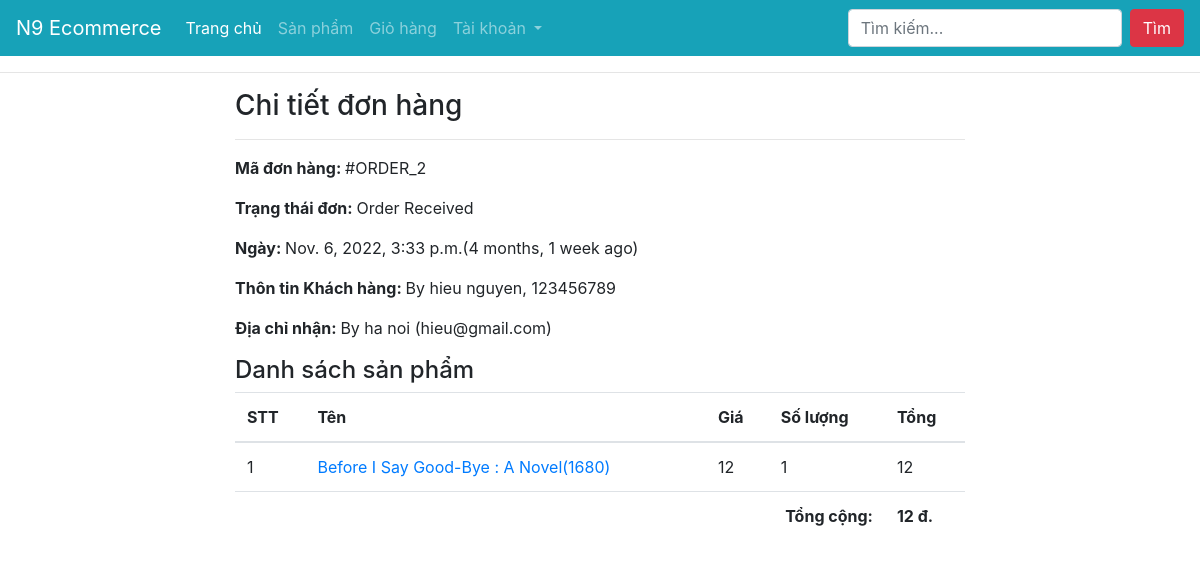
Screenshot of /profile/order-2/ (signed in) with the database file from the repository.
### ecomapp/models.py (models this page shows, shortened)
class Order(models.Model):
    cart = models.OneToOneField(Cart, on_delete=models.CASCADE)
    ordered_by = models.CharField(max_length=200)
    shipping_address = models.CharField(max_length=200)
    mobile = models.CharField(max_length=10)
    email = models.EmailField(null=True, blank=True)
    subtotal = models.PositiveIntegerField()
    discount = models.PositiveIntegerField()
    total = models.PositiveIntegerField()
    order_status = models.CharField(max_length=50, choices=ORDER_STATUS)
    created_at = models.DateTimeField(auto_now_add=True)
    payment_method = models.CharField(
        max_length=20, choices=METHOD, default="Cash On Delivery")
    payment_completed = models.BooleanField(
        default=False, null=True, blank=True)

class CartProduct(models.Model):
    cart = models.ForeignKey(Cart, on_delete=models.CASCADE)
    product = models.ForeignKey(Book, on_delete=models.CASCADE)
    rate = models.PositiveIntegerField()
    quantity = models.PositiveIntegerField()
    subtotal = models.PositiveIntegerField()

class Book(models.Model):
    title = models.CharField(max_length=200)
    slug = models.SlugField(unique=True)
    category = models.ForeignKey(Category, on_delete=models.CASCADE)
    image = models.ImageField(upload_to="books")
    marked_price = models.PositiveIntegerField()
    selling_price = models.PositiveIntegerField()
    description = models.TextField()
    info = models.CharField(max_length=300, null=True, blank=True)
    return_policy = models.CharField(max_length=300, null=True, blank=True)
    view_count = models.PositiveIntegerField(default=0)

### ecomapp/views.py (the view)
# urls.py: path("profile/order-<int:pk>/", CustomerOrderDetailView.as_view(),
class CustomerOrderDetailView(DetailView):
    template_name = "customerorderdetail.html"
    model = Order
    context_object_name = "ord_obj"
    def dispatch(self, request, *args, **kwargs):
        if request.user.is_authenticated and Customer.objects.filter(user=request.user).exists():
            order_id = self.kwargs["pk"]
            order = Order.objects.get(id=order_id)
            if request.user.customer != order.cart.customer:
                return redirect("ecomapp:customerprofile")
        else:
            return redirect("/login/?next=/profile/")
        return super().dispatch(request, *args, **kwargs)

### ecomapp/templates/customerorderdetail.html (shortened to what this page needs)
{% extends "base.html" %}
{% load humanize %}
{% block content %}
<div class="container">
    <div class="row">
        <div class="col-md-8 mx-auto">
            <h3>Chi tiết đơn hàng</h3><hr>
            <p><span class="font-weight-bold">Mã đơn hàng: </span> #ORDER_{{ord_obj.id}}</p>
            <p><span class="font-weight-bold">Trạng thái đơn: </span> {{ord_obj.order_status}}</p>
            <p><span class="font-weight-bold">Ngày: </span> {{ord_obj.created_at}}({{ord_obj.created_at|timesince}} ago)</p>
            <p><span class="font-weight-bold">Thôn tin Khách hàng: </span> By {{ord_obj.ordered_by}}, {{ord_obj.mobile}}</p>
            <p><span class="font-weight-bold">Địa chỉ nhận: </span> By {{ord_obj.shipping_address}} ({{ord_obj.email}})</p>
            <h4>Danh sách sản phẩm</h4>
            <table class="table">
                <thead>
                    <tr>
                        <th>STT</th>
                        <th>Tên</th>
                        <th>Giá</th>
                        <th>Số lượng</th>
                        <th>Tổng</th>
                    </tr>
                </thead>
                <tbody>
                    {% for cp in ord_obj.cart.cartproduct_set.all %}
                    <tr>
                        <td>{{forloop.counter}}</td>
                        <td><a target="_blank" href="{% url 'ecomapp:productdetail' cp.product.slug %}">{{cp.product.title}}({{cp.product.id}})</a></td>
                        <td>{{cp.rate}}</td>
                        <td>{{cp.quantity}}</td>
                        <td>{{cp.subtotal}}</td>
                    </tr>
                    {% endfor %}
                    <tr>
                        <th colspan="4" class="text-right">Tổng cộng: </th>
                        <th>{{ord_obj.total|intcomma}} đ.</th>
                    </tr>
                </tbody>
            </table>
        </div>
    </div>
</div>
{% endblock %}

### rows the page displays
Order: id "2", order_status "Order Received", created_at "Nov. 6, 2022, 3:33 p.m.", created_at "4 months, 1 week", ordered_by "hieu nguyen", mobile "123456789", shipping_address "ha noi", email "hieu@gmail.com", total "12"
CartProduct: product "Before I Say Good-Bye : A Novel", product.id "1680", rate "12", quantity "1", subtotal "12"
